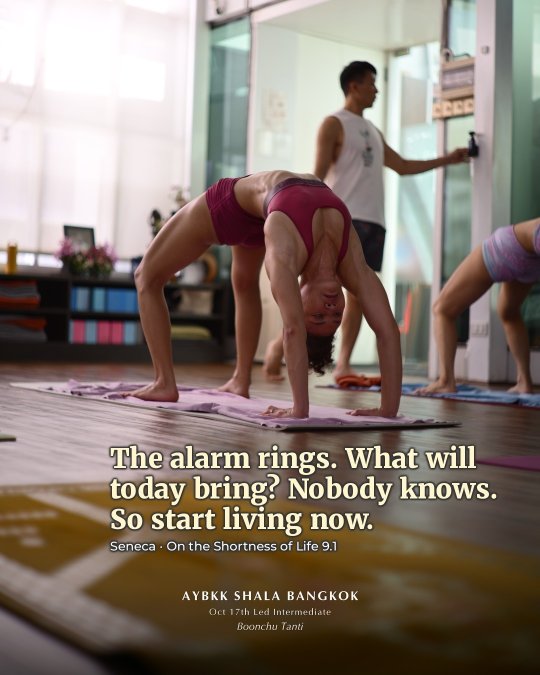
#> input picture bots/media/2026-10-17-be-ready/H/01_17-245.jpg, 1080 x 1350 px, given in place of 01_17-245.jpg.jpg, which was not available (shown at 1/2 size)
$ python render_f.py ../2026-10-17-be-ready/H/01_17-245.jpg
#> lines starting #> are read from the running program, lines starting #| are printed output that depends on the picture; pictures that were not available may be replaced by others from this repository, and a replacement may not be noted
import numpy as np, json, sys
from PIL import Image, ImageDraw, ImageFont, ImageFilter
from scipy import ndimage
W,H=1080,1350; WM_TOP=1195
GOLD=(224,181,43); WHITE=(255,255,255); CREAM=(255,247,232)
_fc={}
def font(path,size,wg=None):
    k=(path,size,wg)
    if k not in _fc:
        f=ImageFont.truetype(path,size)
        if wg: f.set_variation_by_axes([wg])
        _fc[k]=f
    return _fc[k]
def wrap(text,f,maxw):
    words=text.split(); lines=[]; cur=''
    for w in words:
        t=(cur+' '+w).strip()
        if f.getlength(t)<=maxw: cur=t
        else: lines.append(cur); cur=w
    if cur: lines.append(cur)
    return lines
MANUAL={'063':[(330,300,820,1080)]}
def weighted_mask(n):
#> called with n = '../2026-10-17-be-ready/H/01_17-245.jpg'
    m=(np.asarray(Image.open(f'mask/{n}.png'))>127)
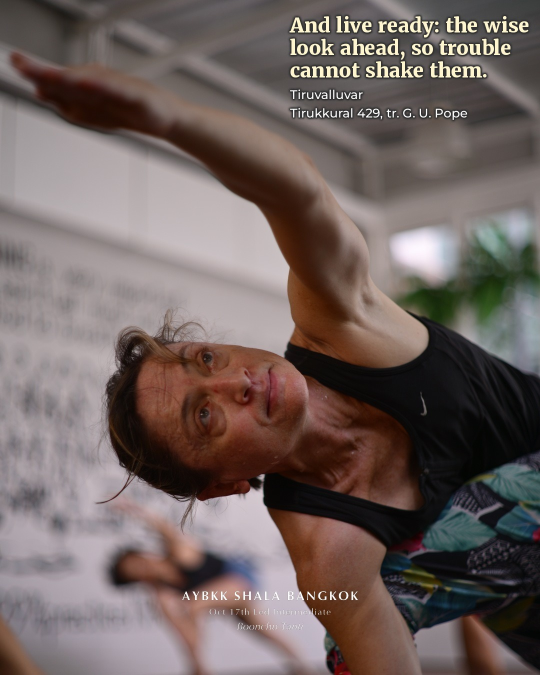
#> input picture bots/media/2026-10-17-be-ready/H/02_17-028.jpg, 1080 x 1350 px, given in place of 01_17-245.jpg.png, which was not available (shown at 1/2 size)
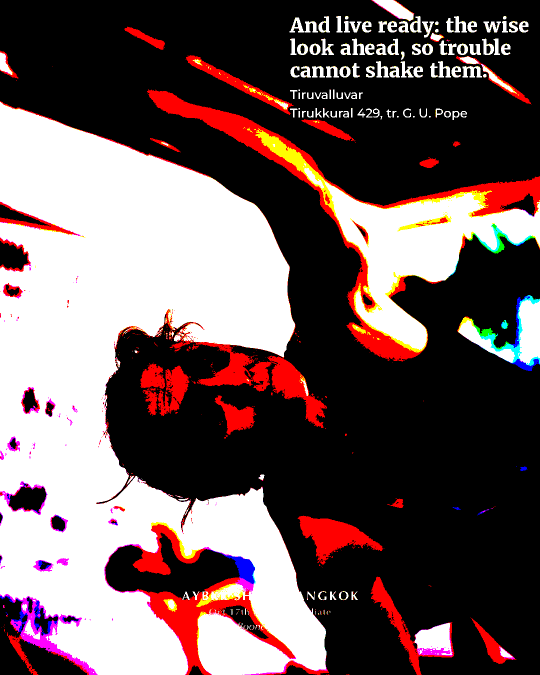
#> m: shape (1350, 1080, 3) bool (shown at 1/2 size); mean R, G, B 0.429, 0.356, 0.356
    for x0,y0,x1,y1 in MANUAL.get(n,[]): m[y0:y1,x0:x1]=True
    lab,k=ndimage.label(m); wm=m.astype(np.float32)
#> after `lab, k = ndimage.label(m)`:
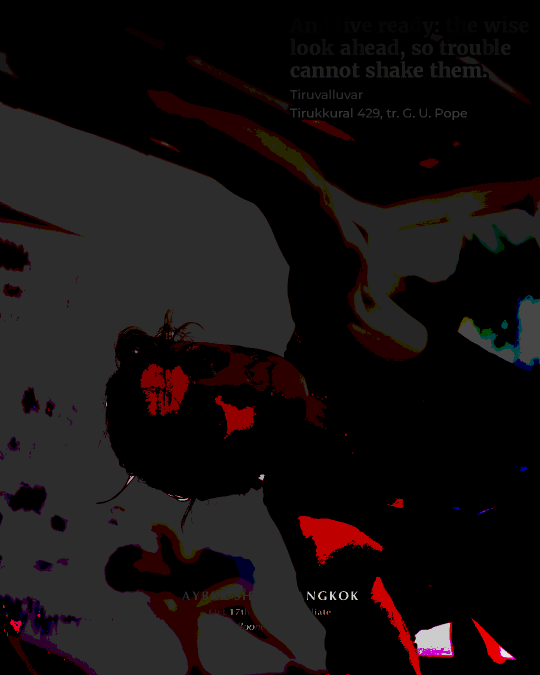
#> lab: shape (1350, 1080, 3) int32 (shown at 1/2 size); mean R, G, B 41.8, 31.6, 32; drawn with min black and max white
#> after `lab, k = ndimage.label(m)`: k = 496
    if k:
        sizes=ndimage.sum(m,lab,range(1,k+1)); big=np.argmax(sizes)+1
#> after `sizes = ndimage.sum(m, lab, range(1, k + 1))`: sizes = 496 values, max 1317238 at index 88, min 1 at index 34, mean 3354.2
#> after `big = np.argmax(sizes) + 1`: big = 89
        wm[lab==big]=4.0
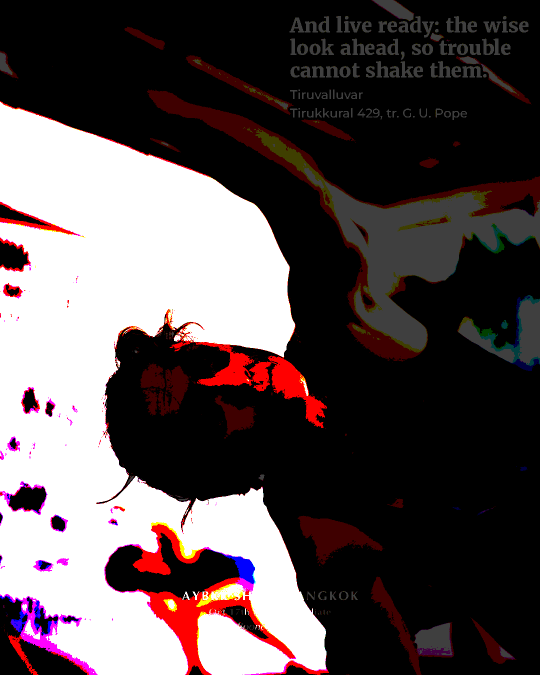
#> wm: shape (1350, 1080, 3) float32 (shown at 1/2 size); mean R, G, B 1.39, 1.22, 1.24; drawn with min black and max white
    return wm
QF=('caveat.ttf',700); QS=(66,60,54,48,44,40)
QLINES=5
PENS=((940,[70],0.0),(470,[50,560],0.02),(360,[40,680],0.05))
def layout(slide,width,qmax=66):
    qf=None
    for qs in [q for q in QS if q<=qmax]:
        f=font(QF[0],qs,QF[1]); ql=wrap(slide['quote'] if slide.get('noquote') else '“'+slide['quote']+'”',f,width)
        if len(ql)<=QLINES: qf=f; break
    qf=qf or f
    af=font('Montserrat.ttf',25,650); al=wrap(slide['who'].upper(),af,width)
    inf=font('Montserrat.ttf',33,700); il=wrap(slide['meaning'],inf,width)
    cf=font('Montserrat.ttf',22,700)
    h=30+ len(ql)*int(qf.size*1.08) +14+ len(al)*32 +18+ len(il)*44
    pf=font(slide['pre_font'],slide.get('pre_size',72)) if slide.get('pre') else None
    if pf: h+=int(pf.size*1.5)
    return dict(qf=qf,ql=ql,af=af,al=al,inf=inf,il=il,cf=cf,h=h,w=width,pf=pf)
def choose(n,slide):
    wm=weighted_mask(n); best=None
    for width,xs,pen in PENS:
        L=layout(slide,width); h=L['h']+50
        for x0 in xs:
            for y0 in range(30,WM_TOP-h,15):
                box=wm[y0:y0+h, x0-20:x0+width+20]
                s=box.mean()+pen+ y0/1350*0.01
                if best is None or s<best[0]: best=(s,x0,y0,L)
    return best
def render(n,slide,out,override=None):
    img=Image.open(f'crop/{n}.jpg').convert('RGBA')
    s,x0,y0,L=choose(n,slide) if not override else override
    # scrim
    sc=Image.new('RGBA',(W,H),(0,0,0,0)); d=ImageDraw.Draw(sc)
    d.rounded_rectangle((x0-40,y0-10,x0+L['w']+40,y0+L['h']+40),60,fill=(12,8,16,150))
    sc=sc.filter(ImageFilter.GaussianBlur(45)); img=Image.alpha_composite(img,sc)
    txt=Image.new('RGBA',(W,H),(0,0,0,0)); t=ImageDraw.Draw(txt)
    y=y0+10
    ctr=slide['counter']
    if L['cf'].getlength(ctr)>L['w']: ctr=ctr.split('·')[0].strip()
    t.text((x0,y),ctr,font=L['cf'],fill=GOLD+(255,)); y+=34
    if L.get('pf'): t.text((x0,y),slide['pre'],font=L['pf'],fill=CREAM+(255,)); y+=int(L['pf'].size*1.5)
    for l in L['ql']: t.text((x0,y),l,font=L['qf'],fill=CREAM+(255,)); y+=int(L['qf'].size*1.08)
    y+=14
    for l in L['al']: t.text((x0,y),l,font=L['af'],fill=GOLD+(255,)); y+=32
    y+=18
    for l in L['il']: t.text((x0,y),l,font=L['inf'],fill=WHITE+(255,)); y+=44
    sh=Image.new('RGBA',(W,H),(0,0,0,0)); sh.paste((0,0,0,210),mask=txt.getchannel('A')); sh=sh.filter(ImageFilter.GaussianBlur(4))
    img=Image.alpha_composite(img,sh); img=Image.alpha_composite(img,txt)
    img.convert('RGB').save(out,quality=92)
    return (x0,y0,L['w'],L['h'],round(float(s),3))
if __name__=='__main__':
    demo=dict(counter='01 / 12  ·  FROM WEAK TO STRONG',quote='Fire tests gold, suffering tests brave men.',who='Seneca, On Providence',
              meaning='Hard days are not the end. They show what you are made of.')
    import glob,os
#> (the run stopped early here; a loop or call above may not have finished)
